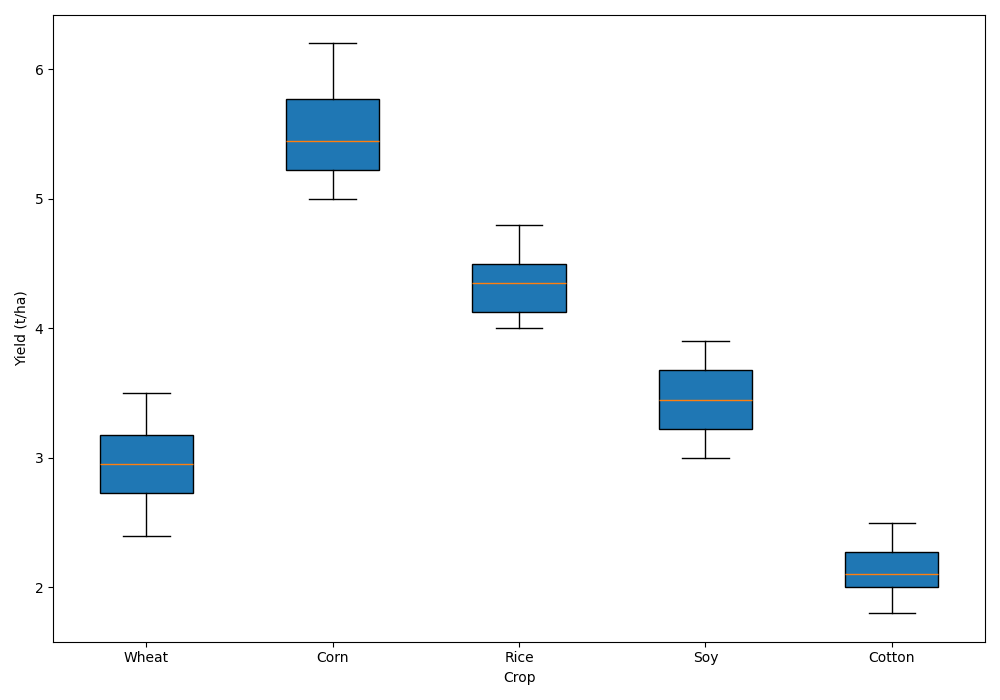

Reproduce this figure in Python.
import matplotlib.pyplot as plt

# Define the yield data
wheat_yield = [3.1, 2.8, 3.0, 3.3, 2.4, 3.5, 2.5, 3.2, 2.7, 2.9]
corn_yield = [5.2, 5.0, 6.0, 5.8, 5.1, 5.4, 6.2, 5.3, 5.5, 5.7]
rice_yield = [4.6, 4.5, 4.3, 4.1, 4.0, 4.2, 4.8, 4.4, 4.5, 4.0]
soy_yield = [3.6, 3.5, 3.3, 3.7, 3.2, 3.1, 3.0, 3.9, 3.4, 3.8]
cotton_yield = [2.1, 2.3, 1.8, 2.0, 2.2, 1.9, 2.5, 2.0, 2.4, 2.1]

# Prepare data for a single group box plot
data = [wheat_yield, corn_yield, rice_yield, soy_yield, cotton_yield]

fig, ax = plt.subplots(figsize=(10, 7))

# Plotting the vertical box plot for a single group of data
ax.boxplot(data, vert=True, patch_artist=True)

# Set labels
ax.set_xticklabels(['Wheat', 'Corn', 'Rice', 'Soy', 'Cotton'])
ax.set_ylabel('Yield (t/ha)')
ax.set_xlabel('Crop')

plt.tight_layout()
plt.show()
